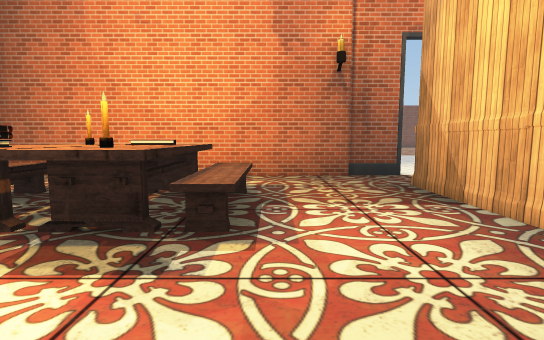
view 1 (above)

21 first-person views from a walk through a scene from a Unity 3-D project. The camera is 1.4 m above the floor, tilts 6° down and sees 85° across. The floor is counted in squares, 2 m on a side. Each view is taken from the middle of a square. On the plan, view 1 faces up. The plan holds only what a view shows up to about 10 squares ahead; the rest is blank. The place goes on beyond the plan. Some surface patterns are stand-ins.

view 2
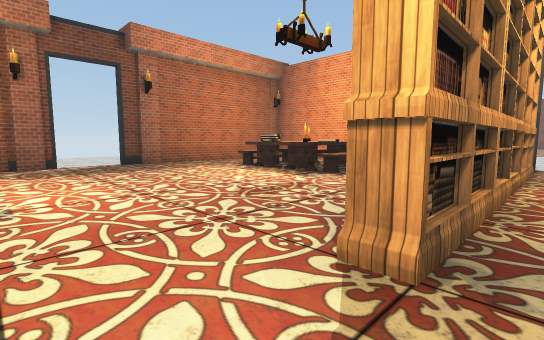

view 3
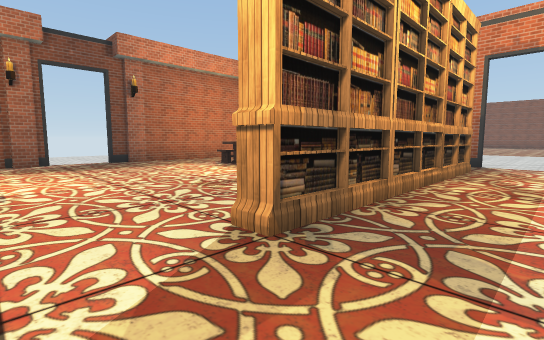

view 4
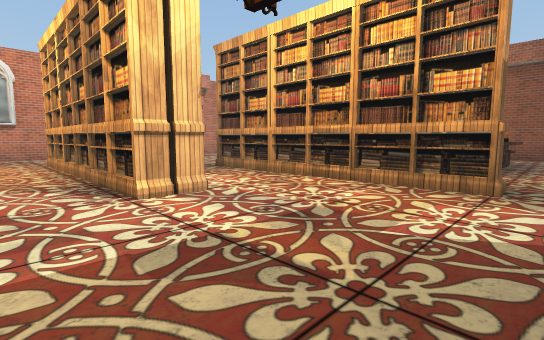

view 5
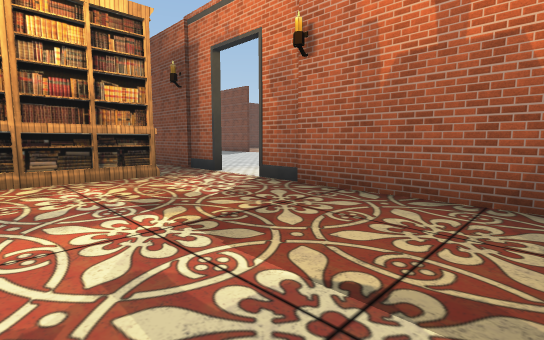

view 6
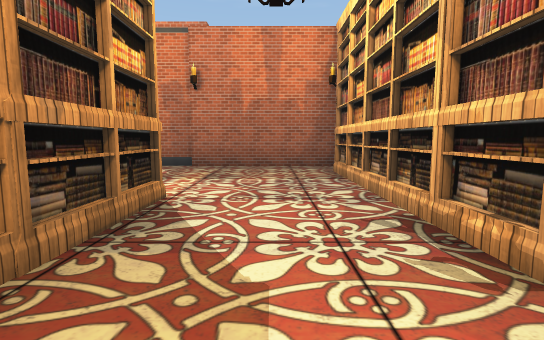

view 7
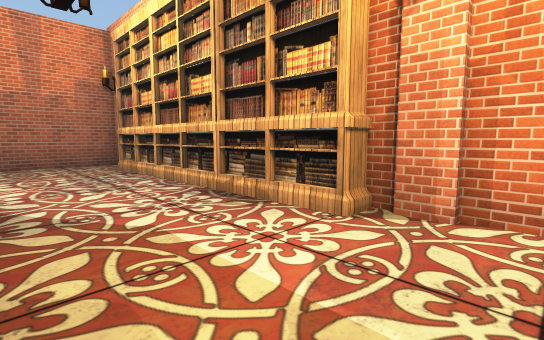

view 8
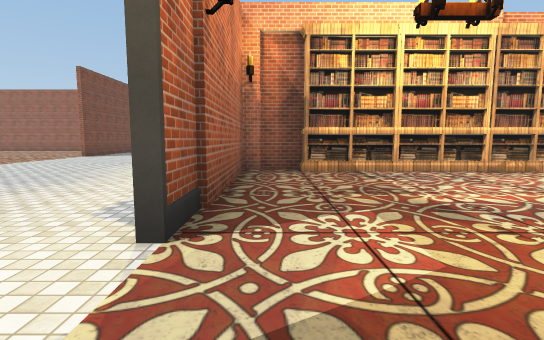

view 9
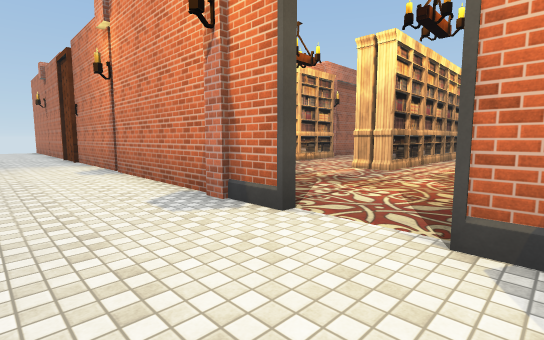

view 10
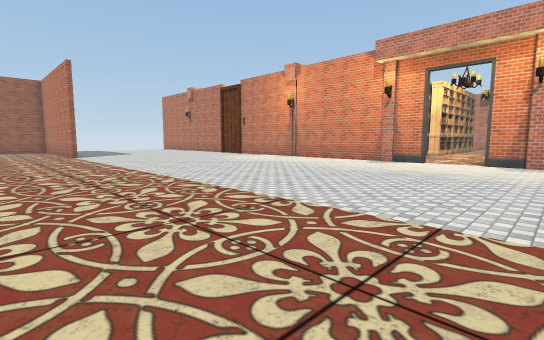

view 11
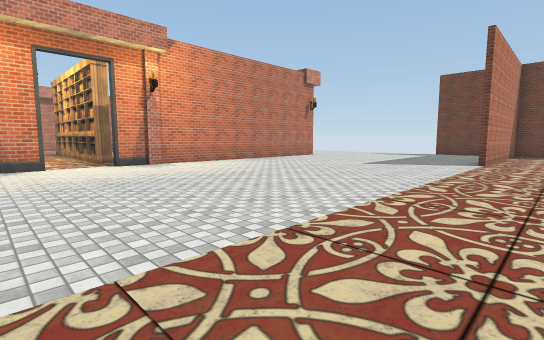

view 12
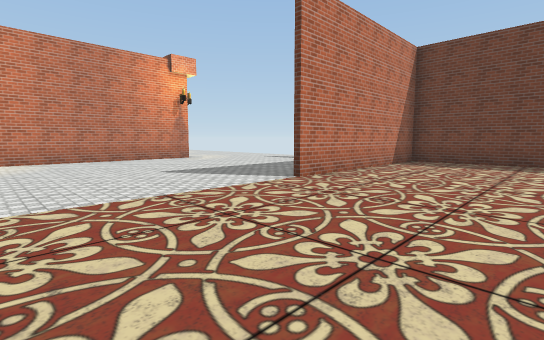

view 13
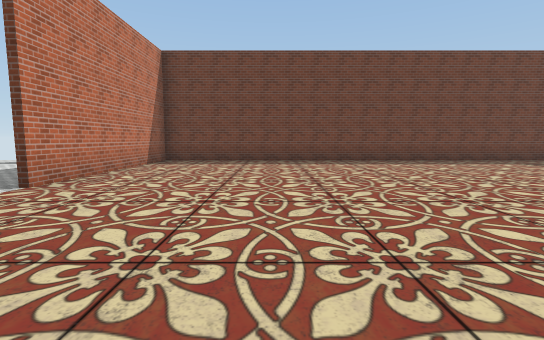

view 14
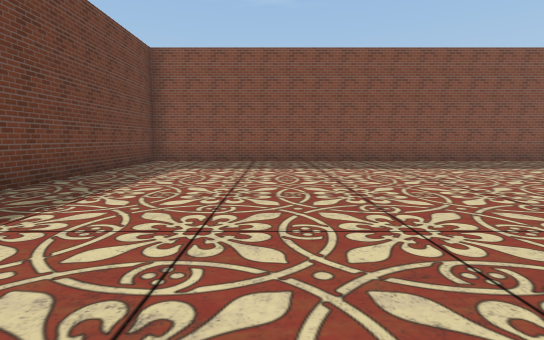

view 15
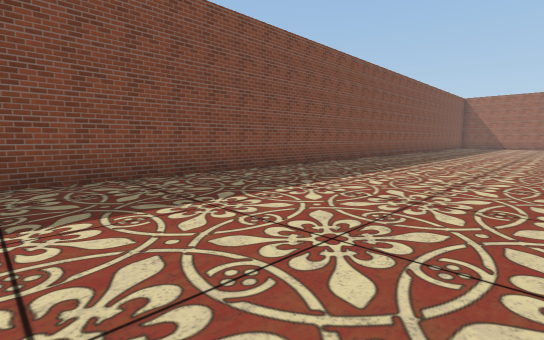

view 16
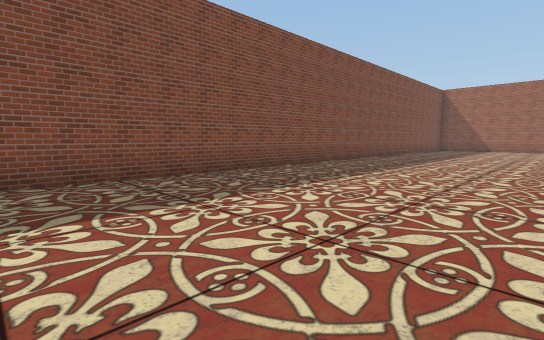

view 17
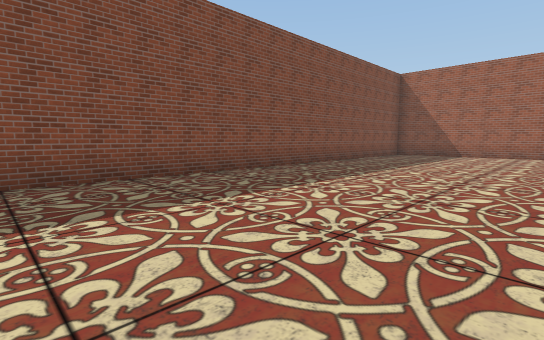

view 18
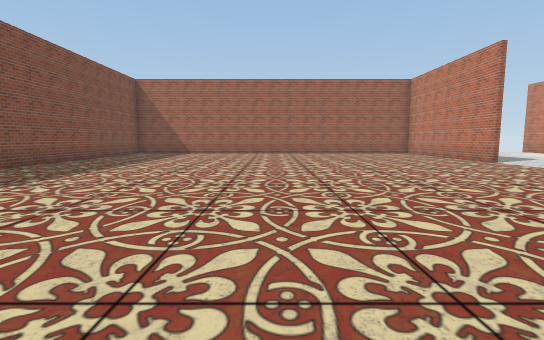

view 19
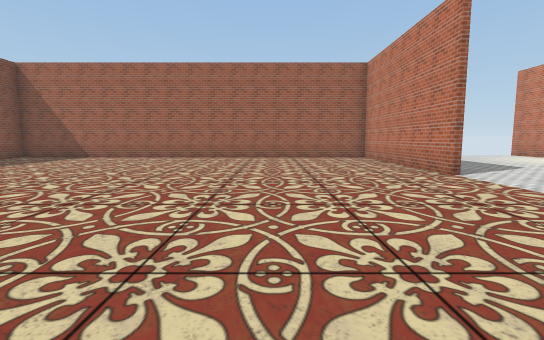

view 20
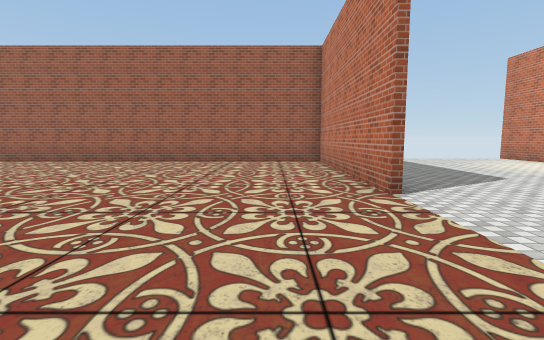

view 21
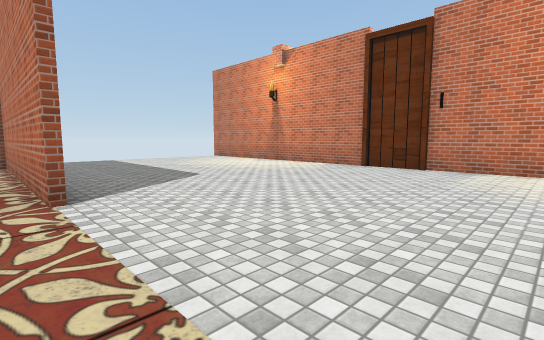

### Floor plan
Points are (right, up) in squares from view 1. A wall is a line through its corners. A room is listed if a view was taken in it or the views show most of it. See-through windows are left out.
Room 1 (views 1, 2, 3, 4, 5, 6, 7, 8)
walls: (2.5, 5.7) (-5.1, 5.7); (8.8, 4.5) (8.8, 5.7) (3.9, 5.7); (8.8, -3) (8.8, -1.5); (-5.4, -1.6) (-5.4, -2.8); (-5.4, 4.5) (-5.4, -0.2)
ways out: opening at (-5, -1) to room 2; opening at (3, 6) to room 2
objects: other object (-3, 2); other object (-3, 3) to (-3, 4); other object (-2, 2); other object (-2, 3); candle (-2, 4); candle (-1, 2); books (-1, 3); other object (-1, 4); bookshelf (2, -1) to (2, 0); bookshelf (2, 1) to (2, 2); bookshelf (2, 3) to (2, 4); bookshelf (5, -3); bookshelf (5, -2) to (5, -1); bookshelf (5, 0) to (5, 1); bookshelf (9, -1); bookshelf (9, 1); bookshelf (9, 3)
Room 2 (views 9, 10, 11, 12, 13, 14, 15, 16, 17, 18, 19, 20, 21)
walls: (3.9, 5.9) (17.1, 5.9); (13.6, 12.5) (19.2, 12.5) (19.2, 22.5); (-4.2, 5.9) (2.5, 5.9); (15.1, 25.4) (-9.7, 25.4) (-9.7, 12.5) (-4.1, 12.5); (18.9, 5.9) (20.1, 5.9)
ways out: opening at (-5, -1) to room 1; opening at (3, 6) to room 1

Where each view was taken, in squares from view 1:
view 1: 0 up, 0 right, facing up
view 2: 3 down, 3 right, facing up-left
view 3: 3 down, 4 right, facing up-left
view 4: 5 up, 7 right, facing down-left
view 5: 2 up, 8 right, facing up-left
view 6: 2 down, 7 right, facing up
view 7: 3 down, 6 right, facing up-right
view 8: 5 up, 2 right, facing right
view 9: 8 up, 2 right, facing down-right
view 10: 15 up, 1 right, facing down-right
view 11: 14 up, 5 right, facing down-left
view 12: 16 up, 0 right, facing down-left
view 13: 16 up, 0 right, facing left
view 14: 16 up, 6 left, facing up
view 15: 20 up, 5 left, facing up-right
view 16: 20 up, 0 right, facing up-right
view 17: 20 up, 6 right, facing up-right
view 18: 19 up, 5 right, facing right
view 19: 16 up, 8 right, facing right
view 20: 14 up, 10 right, facing right
view 21: 13 up, 10 right, facing down-right
